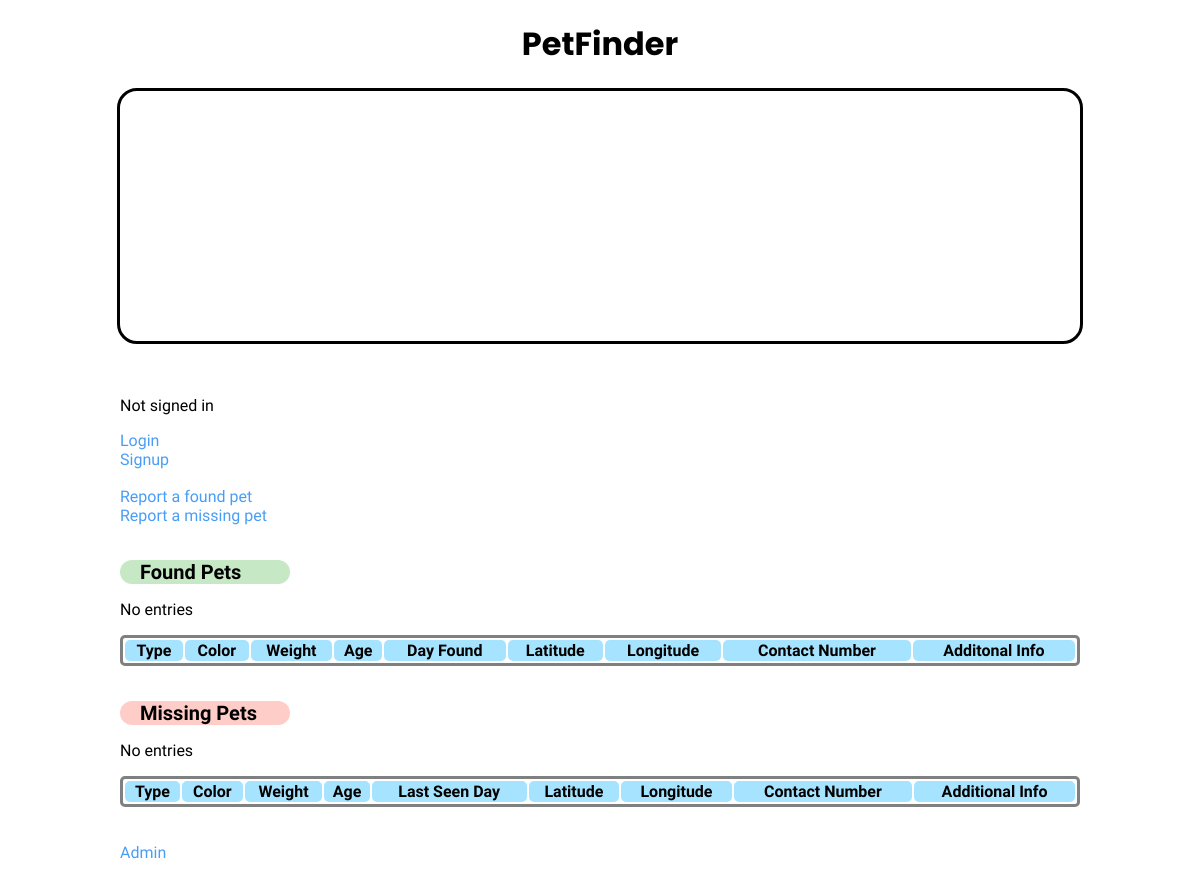
Before: / with the older database file.
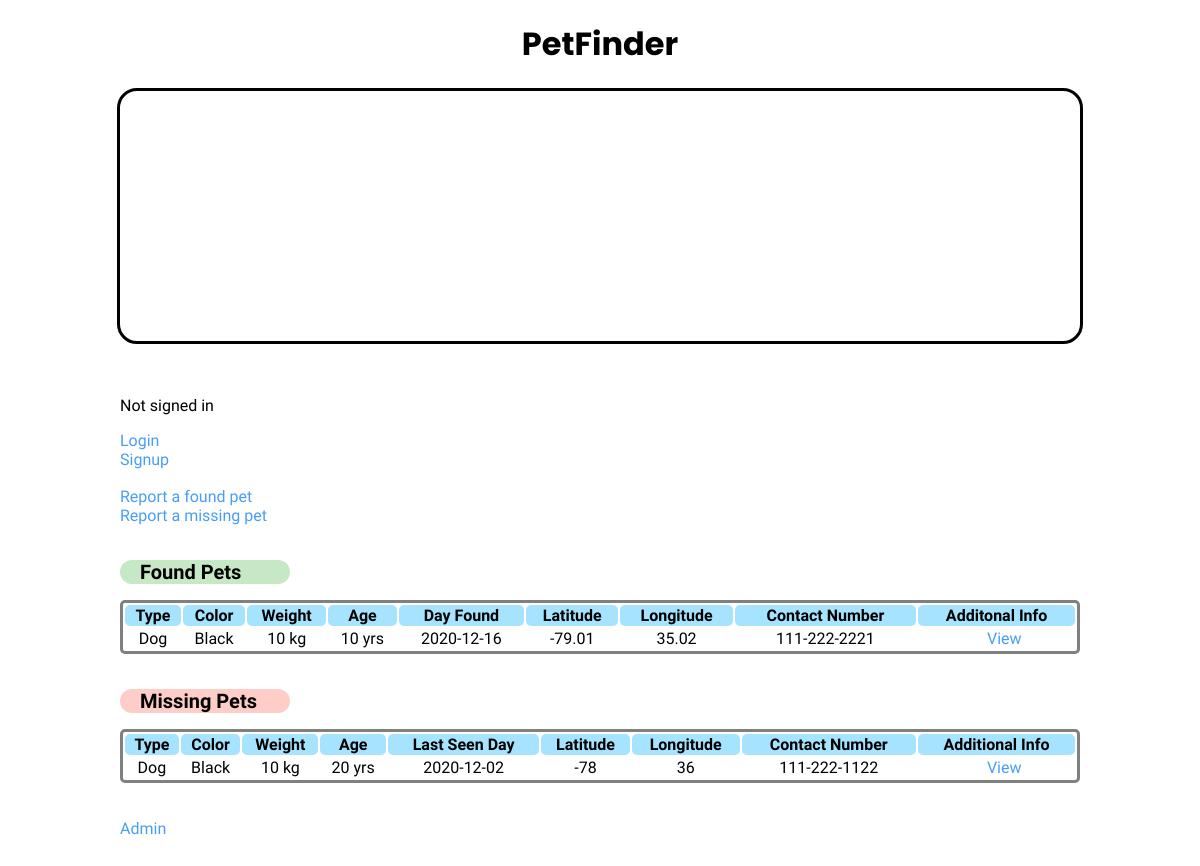
After: the same page with the newer database file.
### tables this page shows
CREATE TABLE `found` (
  `id` int(11) NOT NULL,
  `type` varchar(50) NOT NULL,
  `color` varchar(50) NOT NULL,
  `weight` varchar(10) DEFAULT NULL,
  `age` varchar(10) DEFAULT NULL,
  `day` date DEFAULT NULL,
  `lat` varchar(50) DEFAULT NULL,
  `lon` varchar(50) DEFAULT NULL,
  `contact` varchar(50) NOT NULL,
  `info` text DEFAULT NULL,
  `account_id` int(11) NOT NULL,
  `display` tinyint(1) NOT NULL
);

CREATE TABLE `missing` (
  `id` int(11) NOT NULL,
  `type` varchar(50) NOT NULL,
  `color` varchar(50) NOT NULL,
  `weight` varchar(10) DEFAULT NULL,
  `age` varchar(10) DEFAULT NULL,
  `day` date DEFAULT NULL,
  `lat` varchar(50) DEFAULT NULL,
  `lon` varchar(50) DEFAULT NULL,
  `contact` varchar(50) NOT NULL,
  `info` text DEFAULT NULL,
  `account_id` int(11) NOT NULL,
  `display` tinyint(1) NOT NULL
);

### index.php (the view, shortened to what this page needs)
<html lang="en">
<head>
  <link href='https://api.tiles.mapbox.com/mapbox-gl-js/v1.12.0/mapbox-gl.css' rel='stylesheet' />
</head>
<body>
  <h1> PetFinder </h1>
  <div id='map'></div>
  <?php
  require('config.php');
    $conn = new mysqli($servername, $username, $pwd, $db);
    $sql = "SELECT type, color, weight, age, day, lat, lon,
    contact, info, display FROM found WHERE display = 1";
    $result = $conn->query($sql);
    ?>
    <br>
    <br>
    <div class="report">
      <?php
      if(isset($_SESSION['username'])) {
        $displayName = $_SESSION['name'];
        echo '<p style="padding-left:10%;"> Signed in as: ' . $displayName . '</p>';
        echo'<a href="userProfile/myProfile.php"> My Profile </a> <br><br>';
      } else {
        echo '<p style="padding-left:10%;"> Not signed in </p>';
        echo '<a href="userAuth/loginForm.html"> Login </a><br>';
        echo '<a href="userAuth/signupForm.html"> Signup </a><br><br>';
      }
      ?>
      <a href="entryForms/foundForm.php"> Report a found pet </a> <br>
      <a href="entryForms/missingForm.php"> Report a missing pet </a> <br> <br>
    </div>
    <table class="table table-striped pet-table">
      <thead>
        <h2 class="found-field"> Found Pets </h2>
        <tr>
          <th>Type</th>
          <th>Color</th>
          <th>Weight</th>
          <th>Age</th>
          <th>Day Found</th>
          <th>Latitude</th>
          <th>Longitude</th>
          <th>Contact Number</th>
          <th>Additonal Info</th>
        </tr>
      </thead>
      <tbody>
        <?php
        if ($result->num_rows > 0)
        {
          while ($row = $result->fetch_assoc())
          {
            $type = $row["type"];
            $color = $row["color"];
            $weight = $row["weight"];
            $age = $row["age"];
            $day = $row["day"];
            $lat = $row["lat"];
            $lon = $row["lon"];
            $info = $row["info"];
            $contact = $row["contact"];
            $customURL = "moreInfo.php?type=$type&color=$color"
            . "&weight=$weight&age=$age&day=$day"
            . "&lat=$lat&lon=$lon&contact=$contact"
            . "&info=$info";
            echo "<tr><td>$type</td><td>$color</td><td>$weight kg</td><td>$age yrs</td><td>$day</td><td>$lat ".
            "</td><td>$lon</td><td>$contact</td><td><a href='$customURL'>View</a></td></tr>";
          }
        } else {
          echo "<p style='padding-left:10%;'> No entries </p>";
        }
        ?>
        <?php
          include 'config.php';
          $conn = new mysqli($servername, $username, $pwd, $db);
          $sql = "SELECT id, type, color, weight, age, day, lat, lon,
          contact, info, display FROM missing WHERE display = 1";
          $mresult = $conn->query($sql);
          ?>
          <table class="table table-striped pet-table">
            <thead>
              <br>
              <h2 class="missing-field"> Missing Pets </h2>
              <tr>
                <th>Type</th>
                <th>Color</th>
                <th>Weight</th>
                <th>Age</th>
                <th>Last Seen Day</th>
                <th>Latitude</th>
                <th>Longitude</th>
                <th>Contact Number</th>
                <th>Additional Info</th>
              </tr>
            </thead>
            <tbody>
              <?php
              if ($mresult->num_rows > 0)
              {
                while ($row = $mresult->fetch_assoc())
                {
                  $type = $row["type"];
                  $color = $row["color"];
                  $weight = $row["weight"];
                  $age = $row["age"];
                  $day = $row["day"];
                  $lat = $row["lat"];
                  $lon = $row["lon"];
                  $contact = $row["contact"];
                  $info = $row["info"];
                  $moreInfoURL = "moreInfo.php?type=$type&color=$color"
                  . "&weight=$weight&age=$age&day=$day"
                  . "&lat=$lat&lon=$lon&contact=$contact"
                  . "&info=$info";
                  echo "<tr><td>$type</td><td>$color</td><td>$weight kg</td><td>$age yrs</td><td>$day</td><td>$lat
                  </td><td>$lon</td><td>$contact</td><td><a href='$moreInfoURL'>View</a></td></tr>";
                }
              } else {
                echo "<p style='padding-left:10%;'> No entries </p>";
              }
              ?>
            </tbody>
          </table>
          <br> <br> <a href='admin/adminLogin.php'>Admin</a>
        </body>
        </html>

### index.php (style rules this page uses)
body { margin: 0; padding: 0; padding-bottom: 100px; }
h1 { font-family: 'Poppins', sans-serif; text-align: center; margin-top: 20px; margin-bottom: 20px; }
h2 { font-family: 'Assistant', sans-serif; margin-left: 10%; padding-left: 20px; font-size: 20px; }
a, a:visited, a:link, a:after { font-family: 'Assistant', sans-serif; padding-left: 10%; text-decoration: none; text-decoration: none; color: #489df7; }
td { text-align: center; }
p, td { font-family: 'Assistant', sans-serif; }
th { font-family: 'Assistant', sans-serif; background-color: #a6e3ff; border-radius: 5px; }
#map { margin: auto; top: 0; bottom: 0; width: 80%; height: 250px; border-radius: 20px; border-style: solid; }
.pet-table { width: 80%; margin: auto; border-style: solid; border-radius: 5px; }
.missing-field { background-color: #ffcdc7; border-radius: 20px; width: 150px; }
.found-field { background-color: #C6E8C4; border-radius: 20px; width: 150px; }

Changed rows visible on the page:
added found: type "Dog", color "Black", weight "10", age "10", day "2020-12-16", lat "-79.01", lon "35.02", contact "111-222-2221"
added missing: type "Dog", color "Black", weight "10", age "20", day "2020-12-02", lat "-78", lon "36", contact "111-222-1122"
Other visible differences:
text no longer shown: "No entries No entries"
